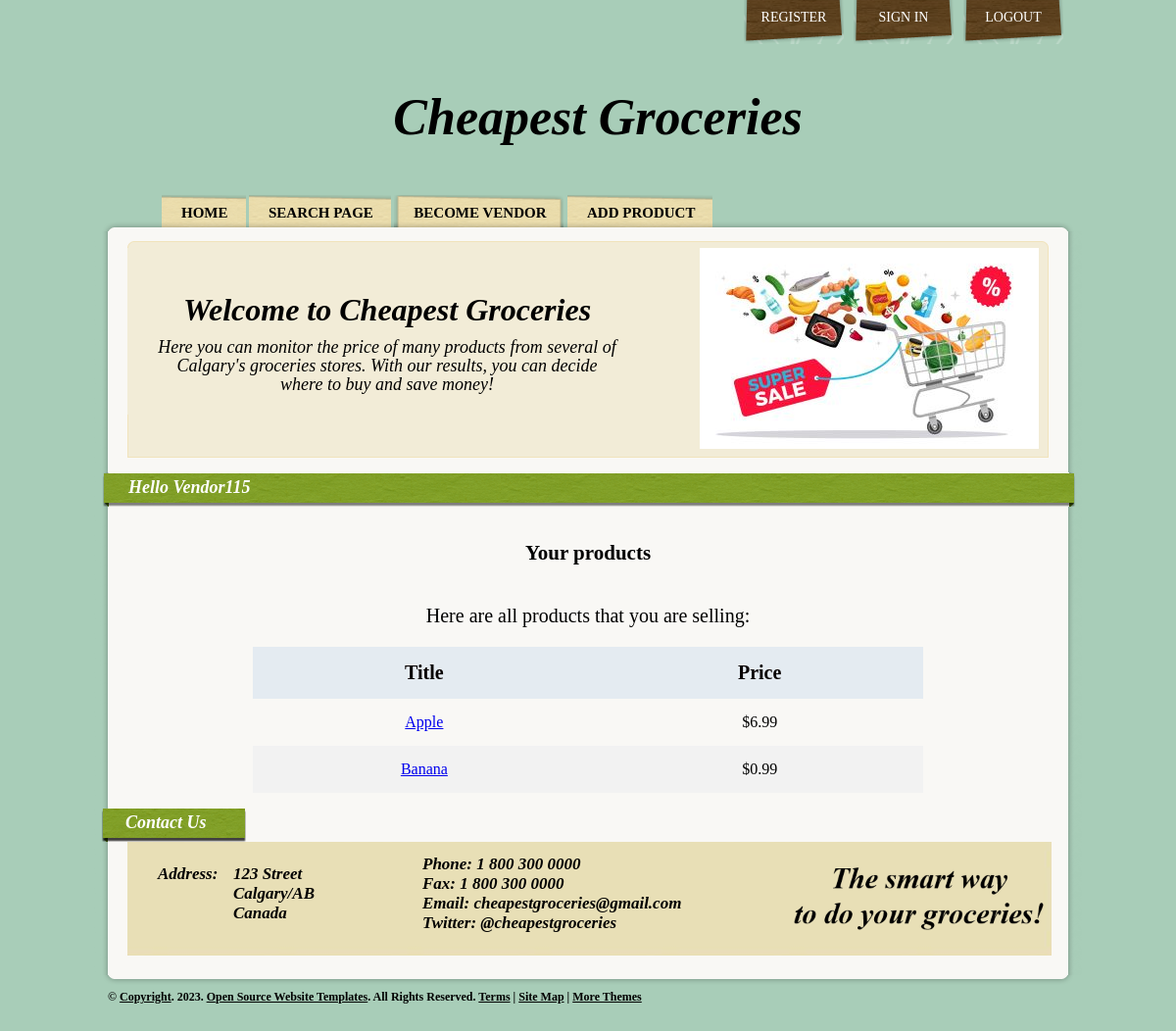
Screenshot of /vendor_admin/ (signed in) with the database file from the repository.
### products/models.py (models this page shows, shortened)
class Product(models.Model):
    category    = models.ForeignKey(Category, related_name = 'products', on_delete = models.CASCADE)
    vendor      = models.ForeignKey(Vendor, related_name = 'products', on_delete = models.CASCADE)
    title       = models.CharField(max_length = 200)
    slug        = models.SlugField(max_length = 200, unique = True) #used in the urls
    price       = models.DecimalField(max_digits = 6, decimal_places = 2, blank=True, default = 0.0)
    date_added  = models.DateTimeField(auto_now_add = True)
    image       = models.ImageField(upload_to = 'uploads/', blank = True, null = True)
    thumbnail   = models.ImageField(upload_to = 'uploads/', blank = True, null = True)
    class Meta:
        ordering = ['-date_added'] #data in descent order

### vendor/views.py (the view)
# urls.py: path('vendor_admin/', vendor_admin, name = 'vendor_admin'), #own
@login_required
def vendor_admin(request):
    vendor = request.user.vendor
    print(vendor.name)
    products = vendor.products.all()
    context = {'vendor': vendor, 'products': products}
    template = 'vendor_admin.html'
    return render (request, template, context)

### products/context_processors.py (called while the page is built)
def menu_categories(request):
    categories = Category.objects.all()
    return {'menu_categories': categories}

### templates/vendor_admin.html (shortened to what this page needs)
{% extends "base.html" %}
{% block content %}
    {% if user.is_authenticated and user.is_staff %}
        <div class="heading">
            Hello {{ user }}
        </div>
        <div class="box">
            {% if products %}
                <h2 class="font-weight-normal box-v-a">Your products</h2>
                <p class="p-v-a">Here are all products that you are selling: </p>
                <table class="table-v-a center-t">
                    <thead class="table-fonth">
                        <tr class="tr-v-a tr-v-a-h">
                            <th class="th-td-v-a th-color">Title</th>
                            <th class="th-td-v-a th-color">Price</th>
                        </tr>
                    </thead>
                    <tbody>
                        {% for product in products|dictsort:"title" %}
                            <tr class="tr-v-a tr-v-a-h table-fontr">
                                <td class="th-td-v-a"><a href="{% url 'product' product.category.slug product.slug %}">{{ product.title }}</a></td>
                                <td class="th-td-v-a">${{ product.price }}</td>
                            </tr>
                        {% endfor %}
                    </tbody>
                </table>
            {% endif %}
        </div>
    {% endif %}
{% endblock content %}

### pages/static/css/style.css (style rules this page uses)
* { margin:0px; }
body { background:#a8cdb8; color:#000000; font-family:Times, "Times New Roman", Georgia, serif; font-size:14px; }
.heading { background:url(../images/headingBg.png) no-repeat center top; height:25px; margin:15px -10px; color: #ffffff; font-weight:bold; font-style:italic; font-size:18px; padding:5px 30px; }
.table-v-a { border-collapse: collapse; width: 70%; padding: 15px 15px 15px 15px; }
.center-t { margin-left: auto; margin-right: auto; }
.th-color { background-color: #e4ebf1; color: rgb(7, 1, 1); }
.th-td-v-a { text-align: center; padding: 15px; }
.tr-v-a:nth-child(even) { background-color: #f2f2f2; }
.table-fonth { font-size: 20px; font-weight: bold; }
.table-fontr { font-size: 16px; font-weight: normal; }
.box-v-a { width: 100%; max-width: 500px; padding: 20px 0px 20px 0px; margin: 0 auto; text-align: center; }
.p-v-a { text-align: center; font-size: 20px; padding: 20px 0px 20px 0px; }

### rows the page displays
Product: title "Apple", price "6.99"
Product: title "Banana", price "0.99"

### other values shown
{{ user }} "Vendor115"
